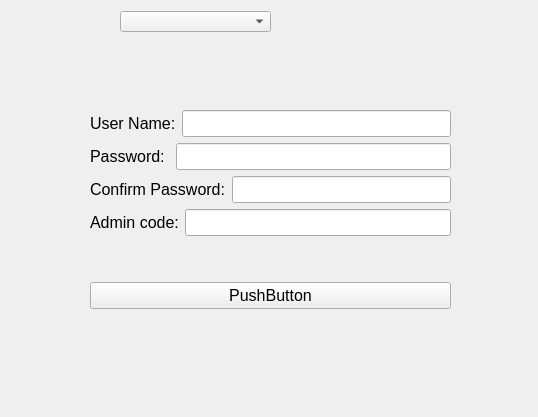
<?xml version="1.0" encoding="UTF-8"?>
<ui version="4.0">
 <class>create_user</class>
 <widget class="QWidget" name="create_user">
  <property name="geometry">
   <rect>
    <x>0</x>
    <y>0</y>
    <width>538</width>
    <height>417</height>
   </rect>
  </property>
  <property name="windowTitle">
   <string>Form</string>
  </property>
  <widget class="QWidget" name="layoutWidget">
   <property name="geometry">
    <rect>
     <x>90</x>
     <y>70</y>
     <width>361</width>
     <height>281</height>
    </rect>
   </property>
   <layout class="QVBoxLayout" name="verticalLayout_2">
    <item>
     <layout class="QVBoxLayout" name="verticalLayout">
      <item>
       <layout class="QHBoxLayout" name="horizontalLayout">
        <item>
         <widget class="QLabel" name="label">
          <property name="font">
           <font>
            <pointsize>12</pointsize>
           </font>
          </property>
          <property name="text">
           <string>User Name:</string>
          </property>
         </widget>
        </item>
        <item>
         <widget class="QLineEdit" name="new_user_name_lineEdit">
          <property name="font">
           <font>
            <pointsize>12</pointsize>
           </font>
          </property>
         </widget>
        </item>
       </layout>
      </item>
      <item>
       <layout class="QHBoxLayout" name="horizontalLayout_2">
        <item>
         <widget class="QLabel" name="label_2">
          <property name="font">
           <font>
            <pointsize>12</pointsize>
           </font>
          </property>
          <property name="text">
           <string>Password: </string>
          </property>
         </widget>
        </item>
        <item>
         <widget class="QLineEdit" name="new_password_lineEdit">
          <property name="font">
           <font>
            <pointsize>12</pointsize>
           </font>
          </property>
         </widget>
        </item>
       </layout>
      </item>
      <item>
       <layout class="QHBoxLayout" name="horizontalLayout_3">
        <item>
         <widget class="QLabel" name="label_4">
          <property name="font">
           <font>
            <pointsize>12</pointsize>
           </font>
          </property>
          <property name="text">
           <string>Confirm Password:</string>
          </property>
         </widget>
        </item>
        <item>
         <widget class="QLineEdit" name="confirm_password_lineEdit">
          <property name="font">
           <font>
            <pointsize>12</pointsize>
           </font>
          </property>
         </widget>
        </item>
       </layout>
      </item>
      <item>
       <layout class="QHBoxLayout" name="horizontalLayout_4">
        <item>
         <widget class="QLabel" name="label_3">
          <property name="font">
           <font>
            <pointsize>12</pointsize>
           </font>
          </property>
          <property name="text">
           <string>Admin code:</string>
          </property>
         </widget>
        </item>
        <item>
         <widget class="QLineEdit" name="admin_code_lineEdit">
          <property name="font">
           <font>
            <pointsize>12</pointsize>
           </font>
          </property>
         </widget>
        </item>
       </layout>
      </item>
     </layout>
    </item>
    <item>
     <widget class="QPushButton" name="new_user_pushButton">
      <property name="font">
       <font>
        <pointsize>12</pointsize>
       </font>
      </property>
      <property name="text">
       <string>PushButton</string>
      </property>
     </widget>
    </item>
   </layout>
  </widget>
  <widget class="QComboBox" name="comboBox_1">
   <property name="geometry">
    <rect>
     <x>120</x>
     <y>11</y>
     <width>151</width>
     <height>21</height>
    </rect>
   </property>
  </widget>
 </widget>
 <resources/>
 <connections/>
</ui>
